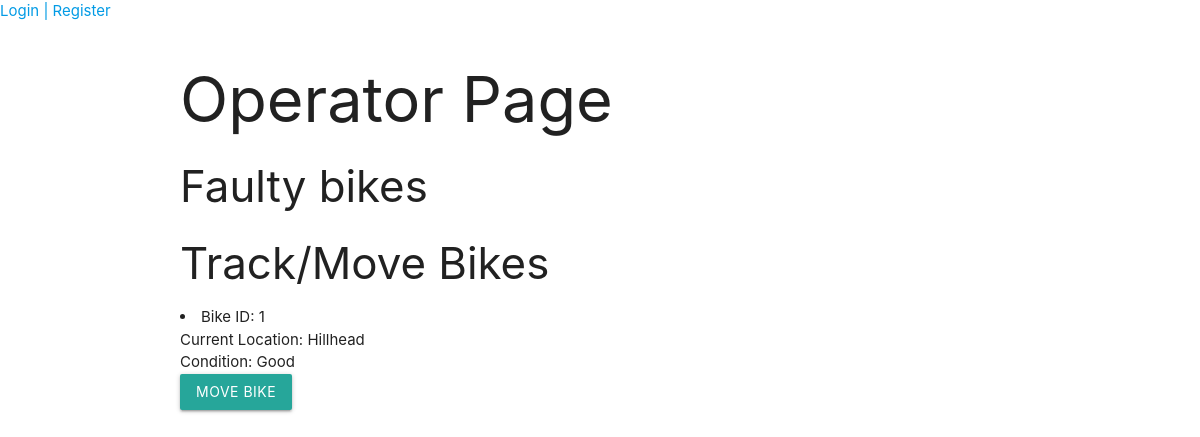
The app's page /operator/, older data.
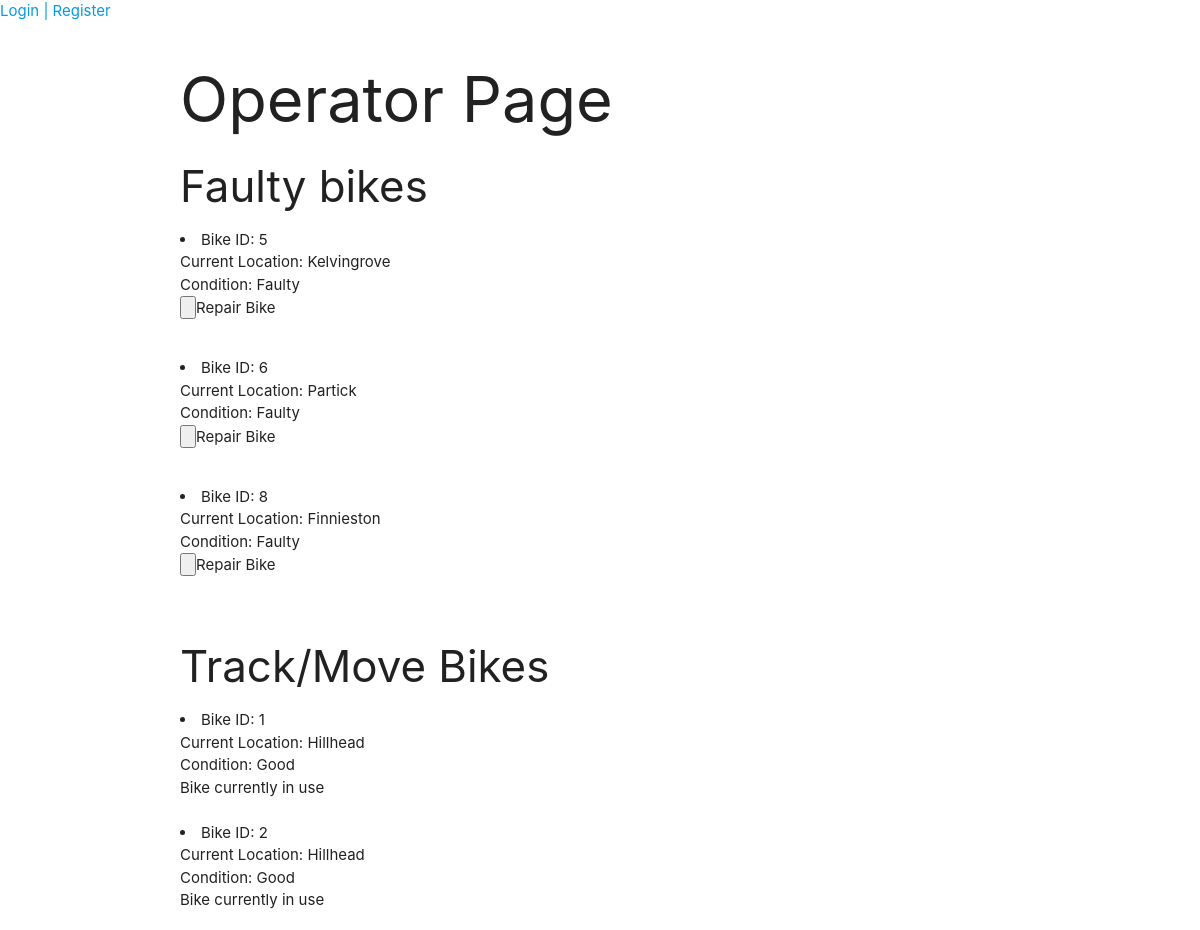
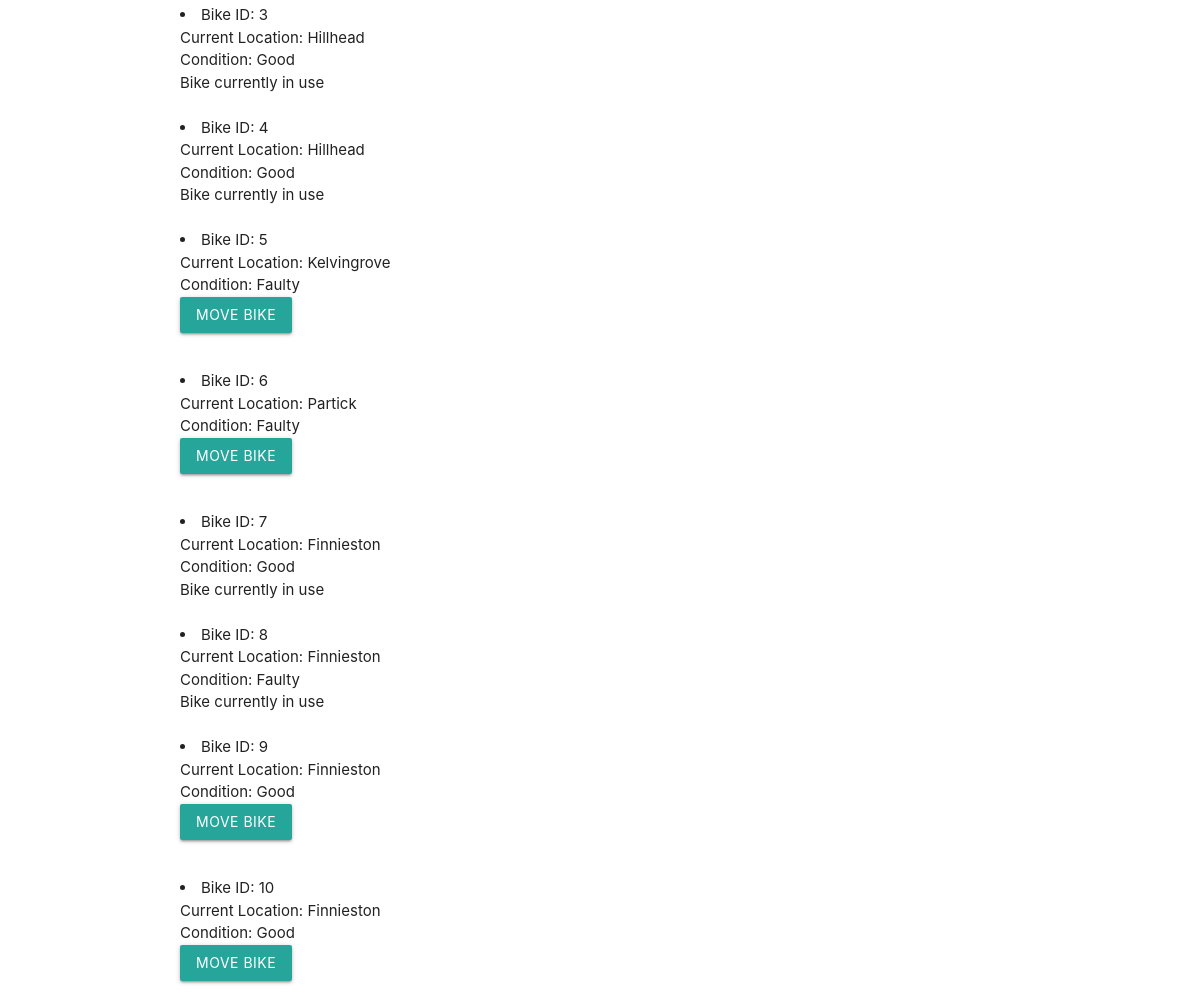
The same page, newer data (2 pictures, top to bottom).
### BikeShare/models.py (models this page shows, shortened)
class Bike(models.Model):
    in_use = models.BooleanField(default=False)
    is_faulty = models.BooleanField(default=False)
    station = models.ForeignKey(Station, on_delete=models.CASCADE, default="")
    class Meta:
        verbose_name_plural = 'Bikes'
    def condition(self):
        if self.is_faulty:
            return "Faulty"
        else:
            return "Good"

class Station(models.Model):
    station_name = models.CharField(max_length=100, null=False, default="")
    def __str__(self):
        return self.station_name

### BikeShare/views.py (the view)
# urls.py: path('operator/', views.operator_page, name='bikeshare-operator'),
def operator_page(request):
    faultybikes = Bike.objects.all().filter(is_faulty=True)
    all_bikes = Bike.objects.all().filter()
    move_stations = Station.objects.all()
    context = {
        'faulty_bikes': faultybikes,
        'all_bikes': all_bikes,
        'move_stations': move_stations}
    return render(request, 'operator_page.html', context=context)

### BikeShare/templates/operator_page.html (shortened to what this page needs)
{% extends 'base.html' %}
{% block content %}
<h1>Operator Page</h1>
<h3>Faulty bikes</h3>
{% for bike in all_bikes %}
    {% if bike.is_faulty  %}
    <li> Bike ID: {{ bike.id }}<br>
        Current Location: {{ bike.station }}<br>
        Condition: {{ bike.condition }}<br>
    <form action="{% url 'bikeshare:repair_bike' bike.id %}" method="post">
        <input type="submit" name="repair_bike" value="">Repair Bike <br>
    </form>
    <br>
    </li>
    {% endif %}
{% endfor %}
<h3>Track/Move Bikes</h3>
{% for bike in all_bikes %}
    <li> Bike ID: {{ bike.id }}<br>
    Current Location: {{ bike.station }} <br>
    Condition: {{ bike.condition }}<br>
    {% if bike.in_use %}
    Bike currently in use  <br>
    {% else %}
   <form action="{% url 'bikeshare:move_bike' bike.id %}" method="post">
       <button type="submit" class="cancelbtn waves-effect waves-light btn" name="return_station">Move Bike</button><br>
   </form>
    {% endif %}<br>
    </li>
{% endfor %}
</body>
</html>
{% endblock %}

### BikeShare/templates/base.html (shortened to what this page needs)
<head>
<link rel="stylesheet" href="https://cdnjs.cloudflare.com/ajax/libs/materialize/1.0.0/css/materialize.min.css">
</head>
    {% if request.user.is_authenticated  %}
            <p>Hello, {{ request.user.username }} | <a href="{% url 'bikeshare:logout' %}">Logout</a></p>
        {% else %}
            <p><a href="{% url 'bikeshare:login' %}">Login |</a><a href="{% url 'bikeshare:signup' %}"> Register</a></p>
    {% endif %}
<body>
<div class="container">
{% block content %}
{% endblock content %}
</body>

Row changes from the older to the newer data that the page shows:
added Bike: id "5", station "Kelvingrove", condition "Faulty", in_use "MOVE BIKE"
added Bike: id "6", station "Partick", condition "Faulty", in_use "MOVE BIKE"
added Bike: id "8", station "Finnieston", condition "Faulty", in_use "Bike currently in use"
changed Bike id 1: in_use "MOVE BIKE" → "Bike currently in use"
added Bike: id "2", station "Hillhead", condition "Good", in_use "Bike currently in use", shown under "Track/Move Bikes"
added Bike: id "3", station "Hillhead", condition "Good", in_use "Bike currently in use", shown under "Track/Move Bikes"
added Bike: id "4", station "Hillhead", condition "Good", in_use "Bike currently in use", shown under "Track/Move Bikes"
added Bike: id "7", station "Finnieston", condition "Good", in_use "Bike currently in use", shown under "Track/Move Bikes"
added Bike: id "9", station "Finnieston", condition "Good", in_use "MOVE BIKE", shown under "Track/Move Bikes"
added Bike: id "10", station "Finnieston", condition "Good", in_use "MOVE BIKE", shown under "Track/Move Bikes"
